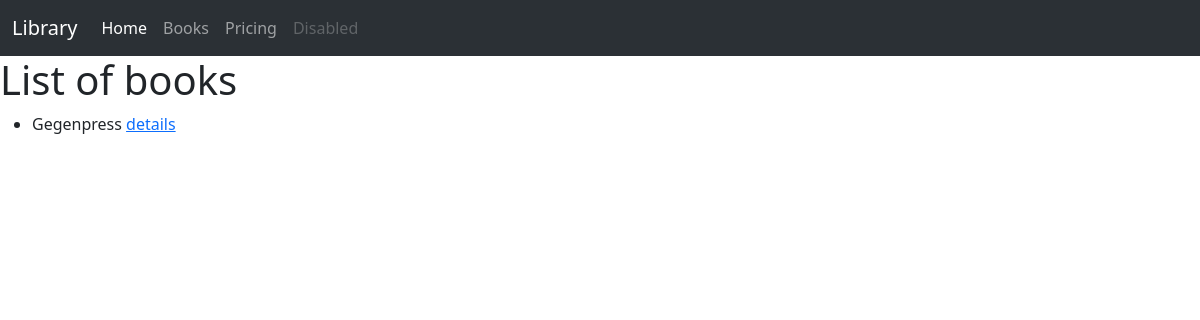
Before: /book_list/ with the older database file.
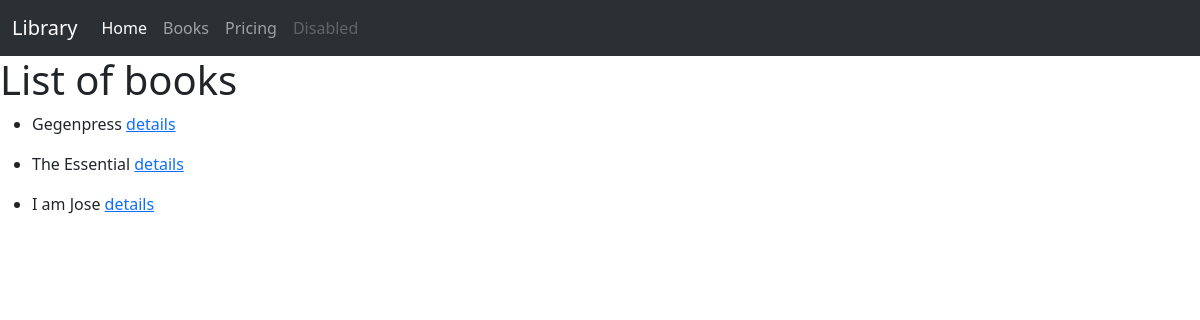
After: the same page with the newer database file.
### catalog/models.py (models this page shows, shortened)
class Book(models.Model):
    title = models.CharField(max_length=200)
    author = models.ForeignKey('Author',on_delete=models.SET_NULL,null=True)
    summary = models.TextField(max_length=600)
    isbn = models.CharField('ISBN',max_length=13,unique=True)
    genre = models.ManyToManyField(Genre)
    language = models.ForeignKey('Language',on_delete=models.SET_NULL,null=True)

### catalog/views.py (the view)
# urls.py: path('book_list/',BookListView.as_view(),name='book_list'),
class BookListView(ListView):
    model = Book
    queryset = Book.objects.all()
    context_object_name = 'book_list'

### catalog/templates/catalog/book_list.html
{% extends 'catalog/index.html' %} {% block content %}
<h1>List of books</h1>
{% for book in object_list %}
<ul>
    <li>{{ book.title }}
        <a href="{% url 'catalog:book_detail' book.id %}">details</a>
    </li>
</ul>
{% endfor %} {% endblock %}

Changed rows visible on the page:
added Book: title "The Essential"
added Book: title "I am Jose"
